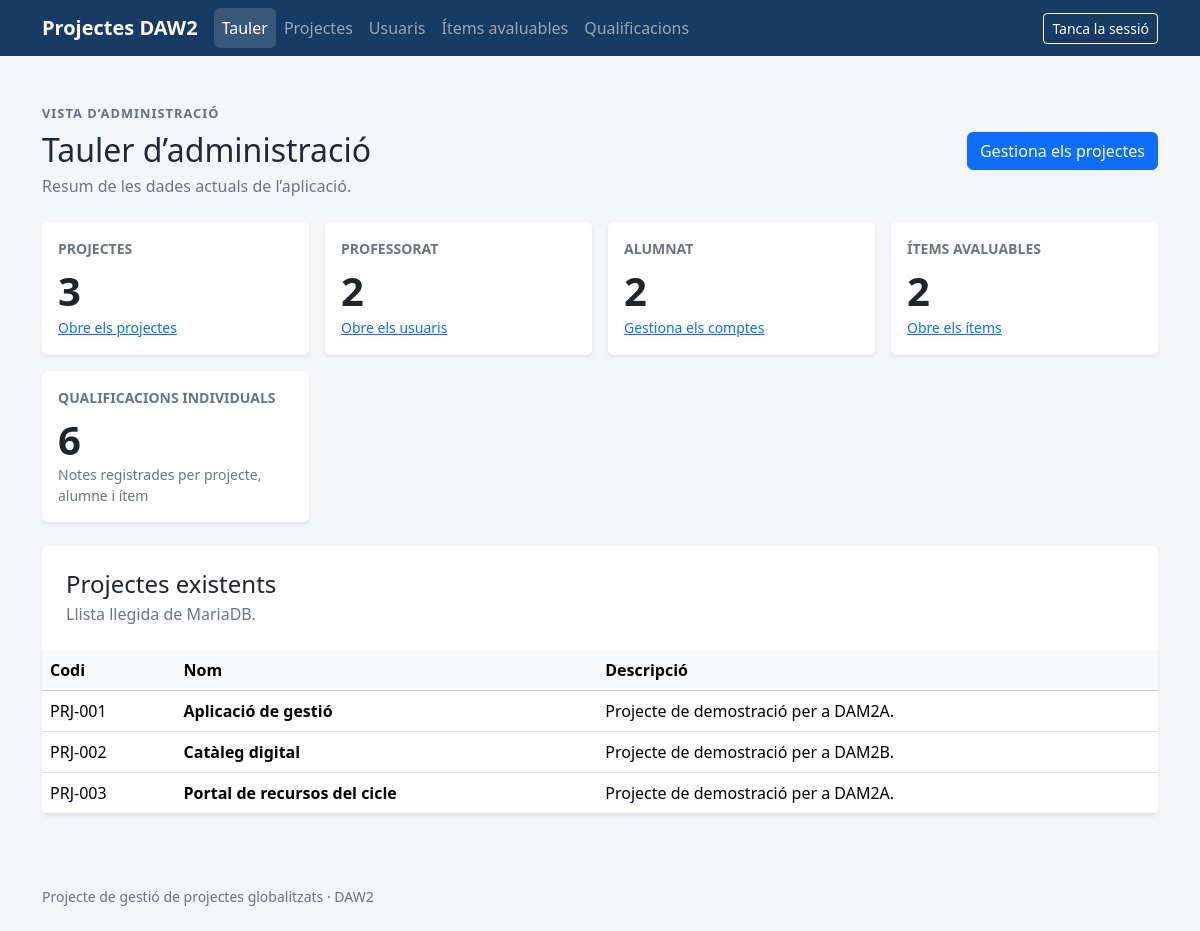
The page /?page=dashboard&role=admin (signed in) on the database its author committed.
### tables this page shows
CREATE TABLE IF NOT EXISTS projects (
    id INT UNSIGNED AUTO_INCREMENT PRIMARY KEY,
    code VARCHAR(50) NOT NULL UNIQUE,
    name VARCHAR(150) NOT NULL,
    description TEXT NOT NULL
);

### app/Controllers/DashboardController.php (called while the page is built, shortened)
<?php
require_once dirname(__DIR__) . '/Core/Database.php';
require_once dirname(__DIR__) . '/Core/RoleAuthorization.php';
require_once __DIR__ . '/ReadOperationsController.php';
require_once dirname(__DIR__) . '/Models/UserModel.php';
class DashboardController
{
    public function index(): void
    {
        $currentRoleKey = $this->requestedRole();
        $currentRole = self::ROLES[$currentRoleKey];
        $pageKey = $this->requestedPage();
        $sessionUser = RoleAuthorization::currentUser();
        if ($sessionUser === null) {
            http_response_code(401);
            $readAccessError = 'Cal iniciar una sessió autenticada per consultar les dades de l’aplicació.';
        } elseif ($sessionUser['role'] !== $currentRole['databaseRole']) {
            http_response_code(403);
            $readAccessError = 'El compte autenticat no té accés a la secció seleccionada.';
        } else {
            try {
                $connection = Database::getConnection();
                $users = new UserModel($connection);
                $databaseUser = $users->findByIdAndRole($sessionUser['id'], $currentRole['databaseRole']);
                if ($databaseUser === null) {
                    http_response_code(403);
                    $readAccessError = 'No s’ha pogut verificar el compte autenticat a la base de dades.';
                } else {
                    $readData = (new ReadOperationsController())->handle(
                        $connection,
                        $currentRoleKey,
                        $pageKey,
                        $sessionUser['id'],
                        $this->requestedProjectId(),
                    );
                    $adminDashboardData = $readData['adminDashboardData'];
                }
            } catch (Throwable $error) {
                error_log('Application read failed: ' . $error->getMessage());
                $readDatabaseError = 'No s’han pogut carregar les dades. Revisa la connexió amb la base de dades.';
            }
        }
        require dirname(__DIR__) . '/Views/layouts/main.php';
    }
    private function requestedRole(): string
    {
        $role = $_GET['role'] ?? 'admin';
        return is_string($role) && isset(self::ROLES[$role]) ? $role : 'admin';
    }
    private function requestedPage(): string
    {
        $page = $_GET['page'] ?? 'dashboard';
        return is_string($page) ? $page : 'dashboard';
    }
    private function requestedProjectId(): ?string
    {
        $projectId = $_GET['project_id'] ?? null;
        return is_string($projectId) ? $projectId : null;
    }
}

### public/index.php (called while the page is built, shortened)
<?php
require_once dirname(__DIR__) . '/app/Controllers/DashboardController.php';
$controller = new DashboardController();
$controller->index();

### app/Core/RoleAuthorization.php (called while the page is built, shortened)
<?php
class RoleAuthorization
{
    public static function currentUser(): ?array
    {
        $sessionUser = $_SESSION['user'] ?? null;
        $userId = filter_var(
            $sessionUser['id'] ?? null,
            FILTER_VALIDATE_INT,
            ['options' => ['min_range' => 1]],
        );
        $role = $sessionUser['role'] ?? null;
        return ['id' => $userId, 'role' => $role];
    }
}

### app/Models/UserModel.php (called while the page is built, shortened)
<?php
class UserModel
{
    private PDO $connection;
    public function __construct(PDO $connection)
    {
        $this->connection = $connection;
    }
    public function getUsersByRole(string $role): array
    {
        $statement = $this->connection->prepare(
            'SELECT id, username, full_name, role
             FROM users
             WHERE role = :role
             ORDER BY full_name',
        );
        $statement->execute(['role' => $role]);
        return $statement->fetchAll();
    }
    public function findByIdAndRole(int $id, string $role): ?array
    {
        $statement = $this->connection->prepare(
            'SELECT id, username, full_name, role
             FROM users
             WHERE id = :id AND role = :role
             LIMIT 1',
        );
        $statement->execute([
            'id' => $id,
            'role' => $role,
        ]);
        $user = $statement->fetch();
        return $user === false ? null : $user;
    }
}

### app/Controllers/ReadOperationsController.php (called while the page is built, shortened)
<?php
require_once dirname(__DIR__) . '/Models/EvaluableItemModel.php';
require_once dirname(__DIR__) . '/Models/GradeModel.php';
require_once dirname(__DIR__) . '/Models/ProjectModel.php';
require_once dirname(__DIR__) . '/Models/UserModel.php';
class ReadOperationsController
{
    public function handle(
        PDO $connection,
        string $roleKey,
        string $pageKey,
        int $userId,
        ?string $requestedProjectId,
    ): array {
        $data = [
            'adminDashboardData' => [
                'projects' => [],
                'teachers' => [],
                'students' => [],
                'items' => [],
                'gradeCount' => 0,
            ],
            'managedUsers' => [],
            'formData' => $this->emptyFormData(),
            'teacherData' => [
                'projects' => [],
                'students' => [],
                'summary' => ['gradeCount' => 0, 'pendingGradeCount' => 0],
            ],
            'selectedProject' => null,
            'studentData' => $this->emptyStudentData(),
        ];
        if ($roleKey === 'admin') {
            $this->loadAdministratorData($connection, $pageKey, $data);
        } elseif ($roleKey === 'teacher') {
            $this->loadTeacherData($connection, $pageKey, $userId, $requestedProjectId, $data);
        } elseif ($roleKey === 'student') {
            $data['studentData'] = (new StudentDashboardData($connection))->build(
                $userId,
                $requestedProjectId,
            );
            $data['selectedProject'] = $data['studentData']['selectedProject'];
        }
        return $data;
    }
    private function loadAdministratorData(PDO $connection, string $pageKey, array &$data): void
    {
        $users = new UserModel($connection);
        if ($pageKey === 'dashboard') {
            $data['adminDashboardData'] = [
                'projects' => (new ProjectModel($connection))->getAll(),
                'teachers' => $users->getUsersByRole('teacher'),
                'students' => $users->getUsersByRole('student'),
                'items' => (new EvaluableItemModel($connection))->getAll(),
                'gradeCount' => (new GradeModel($connection))->countAll(),
            ];
        }
    }
    private function emptyFormData(): array
    {
        return [
            'projects' => [],
            'projectAssignments' => [],
            'projectAssignmentIds' => [],
            'items' => [],
            'teachers' => [],
            'students' => [],
            'teacherProjects' => [],
            'gradeStudents' => [],
            'gradeItems' => [],
            'teacherGrades' => [],
            'selectedProjectId' => '',
        ];
    }
    private function emptyStudentData(): array
    {
        return [
            'student' => null,
            'projects' => [],
            'gradeRows' => [],
            'visibleGradeRows' => [],
            'filterError' => '',
            'selectedProject' => null,
            'selectedGradeProjectId' => '',
            'assignedItemCount' => 0,
            'gradedItemCount' => 0,
            'pendingItemCount' => 0,
        ];
    }
}

### app/Models/ProjectModel.php (called while the page is built, shortened)
<?php
class ProjectModel
{
    private PDO $connection;
    public function __construct(PDO $connection)
    {
        $this->connection = $connection;
    }
    public function getAll(): array
    {
        $statement = $this->connection->query(
            'SELECT id, code, name, description FROM projects ORDER BY name',
        );
        return $statement->fetchAll();
    }
}

### app/Models/EvaluableItemModel.php (called while the page is built, shortened)
<?php
class EvaluableItemModel
{
    private PDO $connection;
    public function __construct(PDO $connection)
    {
        $this->connection = $connection;
    }
    public function getAll(): array
    {
        $statement = $this->connection->query(
            'SELECT id, code, name, description FROM evaluable_items ORDER BY name',
        );
        return $statement->fetchAll();
    }
}

### app/Models/GradeModel.php (called while the page is built, shortened)
<?php
class GradeModel
{
    private PDO $connection;
    public function __construct(PDO $connection)
    {
        $this->connection = $connection;
    }
    public function countAll(): int
    {
        $statement = $this->connection->query('SELECT COUNT(*) FROM grades');
        return (int) $statement->fetchColumn();
    }
}

### app/Views/pages/admin/dashboard.php (the view, shortened to what this page needs)
<?php
$projectCount = count($adminDashboardData['projects']);
$teacherCount = count($adminDashboardData['teachers']);
$studentCount = count($adminDashboardData['students']);
$itemCount = count($adminDashboardData['items']);
?>
<section aria-labelledby="admin-dashboard-title">
    <div class="d-flex flex-column flex-md-row justify-content-between align-items-md-center gap-3 mb-4">
        <div>
            <p class="eyebrow mb-2">Vista d’administració</p>
            <h1 class="h2 mb-1" id="admin-dashboard-title">Tauler d’administració</h1>
            <p class="text-secondary mb-0">Resum de les dades actuals de l’aplicació.</p>
        </div>
        <a class="btn btn-primary" href="/?page=projects&amp;role=admin">Gestiona els projectes</a>
    </div>
    <div class="row g-3 mb-4">
        <div class="col-12 col-sm-6 col-xl-3"><article class="card h-100 border-0 shadow-sm"><div class="card-body">
            <p class="small text-secondary text-uppercase fw-semibold mb-2">Projectes</p>
            <p class="display-6 fw-semibold mb-0"><?= $projectCount ?></p>
            <a class="small" href="/?page=projects&amp;role=admin">Obre els projectes</a>
        </div></article></div>
        <div class="col-12 col-sm-6 col-xl-3"><article class="card h-100 border-0 shadow-sm"><div class="card-body">
            <p class="small text-secondary text-uppercase fw-semibold mb-2">Professorat</p>
            <p class="display-6 fw-semibold mb-0"><?= $teacherCount ?></p>
            <a class="small" href="/?page=users&amp;role=admin">Obre els usuaris</a>
        </div></article></div>
        <div class="col-12 col-sm-6 col-xl-3"><article class="card h-100 border-0 shadow-sm"><div class="card-body">
            <p class="small text-secondary text-uppercase fw-semibold mb-2">Alumnat</p>
            <p class="display-6 fw-semibold mb-0"><?= $studentCount ?></p>
            <a class="small" href="/?page=users&amp;role=admin">Gestiona els comptes</a>
        </div></article></div>
        <div class="col-12 col-sm-6 col-xl-3"><article class="card h-100 border-0 shadow-sm"><div class="card-body">
            <p class="small text-secondary text-uppercase fw-semibold mb-2">Ítems avaluables</p>
            <p class="display-6 fw-semibold mb-0"><?= $itemCount ?></p>
            <a class="small" href="/?page=evaluable-items&amp;role=admin">Obre els ítems</a>
        </div></article></div>
        <div class="col-12 col-sm-6 col-xl-3"><article class="card h-100 border-0 shadow-sm"><div class="card-body">
            <p class="small text-secondary text-uppercase fw-semibold mb-2">Qualificacions individuals</p>
            <p class="display-6 fw-semibold mb-0"><?= $adminDashboardData['gradeCount'] ?></p>
            <p class="small text-secondary mb-0">Notes registrades per projecte, alumne i ítem</p>
        </div></article></div>
    </div>
    <article class="card border-0 shadow-sm">
        <div class="card-body p-0">
            <div class="p-3 p-lg-4">
                <h2 class="h4 mb-1">Projectes existents</h2>
                <p class="text-secondary mb-0">Llista llegida de MariaDB.</p>
            </div>
            <div class="table-responsive">
                <table class="table table-hover align-middle mb-0">
                    <thead class="table-light"><tr><th scope="col">Codi</th><th scope="col">Nom</th><th scope="col">Descripció</th></tr></thead>
                    <tbody>
                        <?php foreach ($adminDashboardData['projects'] as $project): ?>
                            <tr>
                                <td><?= htmlspecialchars($project['code'], ENT_QUOTES, 'UTF-8') ?></td>
                                <td class="fw-semibold"><?= htmlspecialchars($project['name'], ENT_QUOTES, 'UTF-8') ?></td>
                                <td><?= htmlspecialchars($project['description'], ENT_QUOTES, 'UTF-8') ?></td>
                            </tr>
                        <?php endforeach; ?>
                    </tbody>
                </table>
            </div>
        </div>
    </article>
</section>

### public/assets/css/styles.css (style rules this page uses)
:root { color-scheme: light; --app-ink: #1f2937; --app-muted: #667085; --app-surface: #ffffff; --app-canvas: #f4f6fa; --app-brand: #173b63; }
body { min-height: 100vh; display: flex; flex-direction: column; color: var(--app-ink); background: var(--app-canvas); }
.eyebrow { color: var(--app-muted); font-size: 0.8rem; font-weight: 700; letter-spacing: 0.08em; text-transform: uppercase; }

### rows shown on the page
projects: code "PRJ-001", name "Aplicació de gestió", description "Projecte de demostració per a DAM2A."
projects: code "PRJ-002", name "Catàleg digital", description "Projecte de demostració per a DAM2B."
projects: code "PRJ-003", name "Portal de recursos del cicle", description "Projecte de demostració per a DAM2A."

### other values the page prints
$item['title'] "Tauler"
$item['title'] "Projectes"
$item['title'] "Usuaris"
$item['title'] "Ítems avaluables"
$item['title'] "Qualificacions"
$projectCount "3"
$teacherCount "2"
$studentCount "2"
$itemCount "2"
$adminDashboardData['gradeCount'] "6"
